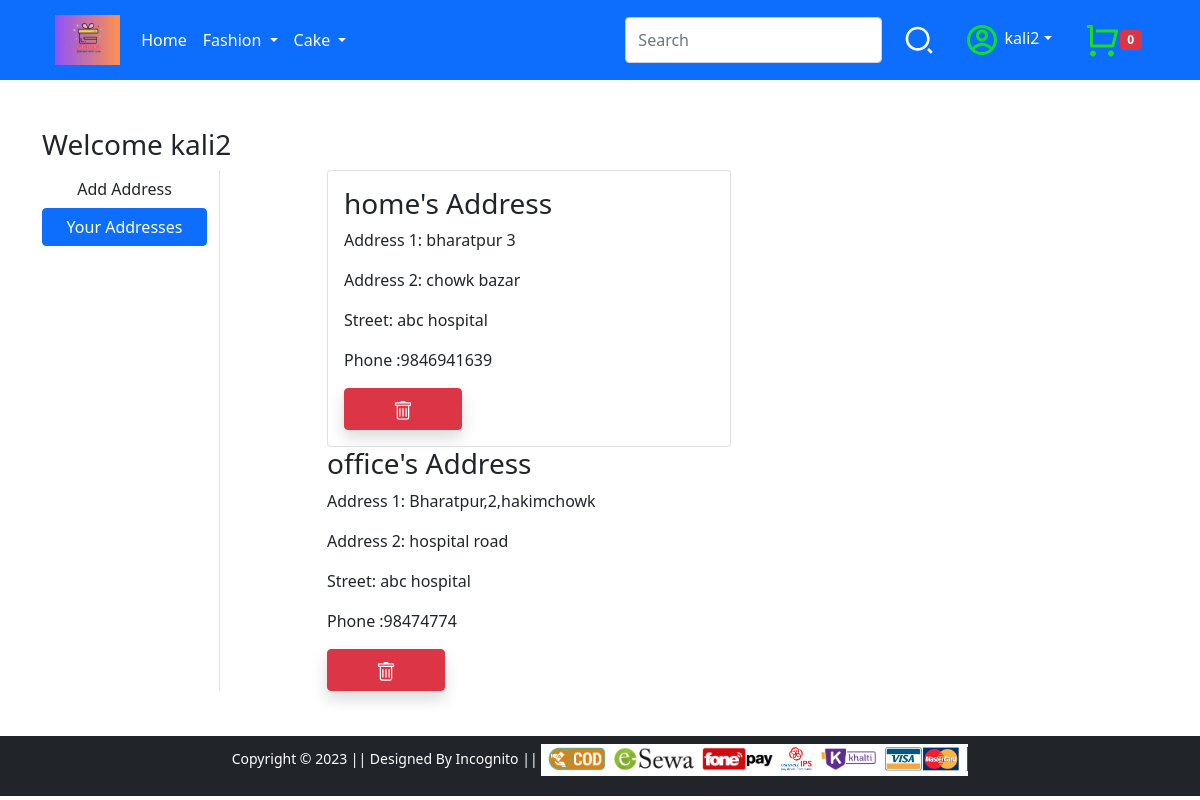
The app's page /address/ (signed in), older data.
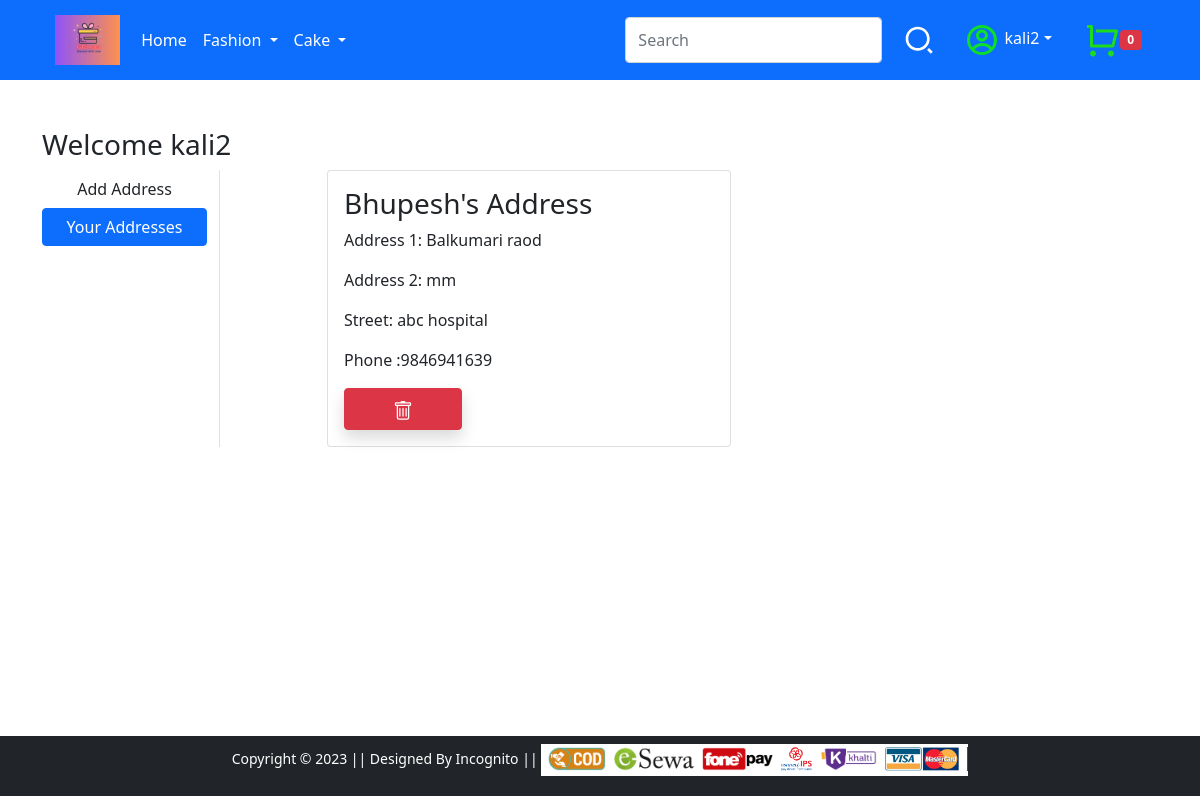
The same page, newer data.
### app/models.py (models this page shows, shortened)
class customer(models.Model):
    user = models.ForeignKey(User,on_delete=models.CASCADE)
    name = models.CharField(max_length=50)
    main_address = models.CharField(max_length=200)
    street_address= models.CharField(max_length=200)
    additional_address = models.CharField(max_length=200)
    country = models.CharField(max_length=20 , default='unknown')
    phone_number = models.IntegerField(validators=[MaxValueValidator(9999999999),MinValueValidator(9000000000)])

### app/views.py (the view)
# urls.py: path('address/', views.address, name='address'),
def address(request):
    addresses = customer.objects.filter(user=request.user)
    try:
        cart_id = request.GET.get('cart_id')
        customer.objects.filter(id=cart_id).delete()
    except:
        pass
    return render(request, 'app/address.html',{"addresses" : addresses})

### app/context_processors.py (called while the page is built)
def common_data(request):
    if request.user.is_authenticated:
        cart_list = wishlist.objects.filter(user=request.user)
        nocart = len(cart_list)
    else:
        nocart = 0
    return{'nocart':nocart}

def delivery_time(request):
    utc_time = datetime.today()
    nepal_time = utc_time + timedelta(seconds=5*60*60+45*60)
    if int(nepal_time.strftime('%H')) < 16:
        delivery_time = nepal_time.strftime('%b-%d')
    else:
        nepal_time = utc_time + timedelta(days=1)
        delivery_time = nepal_time.strftime('%b-%d')
    return {'delivery_time':delivery_time}

### app/templates/app/address.html (shortened to what this page needs)
{% extends 'app/base.html' %}
{% load static %}
{% block main-content %}
<div class="container my-5">
 <div class="row">
 <h3>Welcome {{request.user}}</h3>
  <div class="col-sm-2 border-end">
   <ul class="list-unstyled">
    <li class="d-grid"><a href="{% url 'profile' %}" class="btn">Add Address</a></li>
    <li class="d-grid"><a href="{% url 'address' %}" class="btn btn-primary">Your Addresses</a></li>
   </ul>
  </div>
  <div class="col-sm-9 offset-sm-1">
   <div class="row">
    <div class="col-sm-6">
     <div class="card">
      <div class="card-body">
        {% if addresses %}
        {% for address in addresses %}
       <h3>{{address.name}}'s Address</h3>
       <p>Address 1: {{address.main_address}}</p>
       <p>Address 2: {{address.street_address}}</p>
       <p>Street: {{address.additional_address}}</p>
       <p> Phone :{{address.phone_number}}</p>
     <form action="" class="d-inline">
      <button type="submit" class="btn btn-danger shadow px-5 py-2">
      </button>
     </form>      </div>
    </div>
     {% endfor %}
    {% endif %}
   </div>
   </div>
  </div>
 </div>
</div>
{% endblock main-content %}

Row changes from the older to the newer data that the page shows:
removed customer: name "home", main_address "bharatpur 3", street_address "chowk bazar", additional_address "abc hospital", phone_number "9846941639"
removed customer: name "office", main_address "Bharatpur,2,hakimchowk", street_address "hospital road", additional_address "abc hospital", phone_number "98474774"
added customer: name "Bhupesh", main_address "Balkumari raod", street_address "mm", additional_address "abc hospital", phone_number "9846941639"
